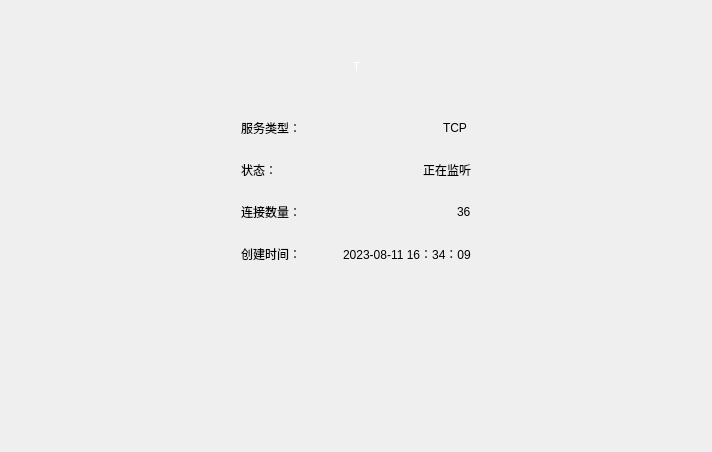
<?xml version="1.0" encoding="UTF-8"?>
<ui version="4.0">
 <class>WidgetServerContent</class>
 <widget class="QWidget" name="WidgetServerContent">
  <property name="geometry">
   <rect>
    <x>0</x>
    <y>0</y>
    <width>712</width>
    <height>452</height>
   </rect>
  </property>
  <property name="windowTitle">
   <string>Form</string>
  </property>
  <layout class="QGridLayout" name="gridLayout_3">
   <property name="verticalSpacing">
    <number>36</number>
   </property>
   <item row="1" column="1">
    <layout class="QHBoxLayout" name="horizontalLayout">
     <item>
      <spacer name="horizontalSpacer_3">
       <property name="orientation">
        <enum>Qt::Horizontal</enum>
       </property>
       <property name="sizeHint" stdset="0">
        <size>
         <width>40</width>
         <height>20</height>
        </size>
       </property>
      </spacer>
     </item>
     <item>
      <widget class="QWidget" name="widgetServerIcon" native="true">
       <property name="sizePolicy">
        <sizepolicy hsizetype="Fixed" vsizetype="Preferred">
         <horstretch>0</horstretch>
         <verstretch>0</verstretch>
        </sizepolicy>
       </property>
       <layout class="QGridLayout" name="gridLayout">
        <item row="0" column="0">
         <widget class="QLabel" name="lbServerIconType">
          <property name="sizePolicy">
           <sizepolicy hsizetype="Preferred" vsizetype="Preferred">
            <horstretch>0</horstretch>
            <verstretch>0</verstretch>
           </sizepolicy>
          </property>
          <property name="styleSheet">
           <string notr="true">font: 700 36pt &quot;Microsoft YaHei UI&quot;;
color: #fefefe;</string>
          </property>
          <property name="text">
           <string>T</string>
          </property>
          <property name="alignment">
           <set>Qt::AlignCenter</set>
          </property>
         </widget>
        </item>
       </layout>
      </widget>
     </item>
     <item>
      <spacer name="horizontalSpacer_4">
       <property name="orientation">
        <enum>Qt::Horizontal</enum>
       </property>
       <property name="sizeHint" stdset="0">
        <size>
         <width>40</width>
         <height>20</height>
        </size>
       </property>
      </spacer>
     </item>
    </layout>
   </item>
   <item row="2" column="0">
    <spacer name="horizontalSpacer">
     <property name="orientation">
      <enum>Qt::Horizontal</enum>
     </property>
     <property name="sizeHint" stdset="0">
      <size>
       <width>224</width>
       <height>20</height>
      </size>
     </property>
    </spacer>
   </item>
   <item row="2" column="2">
    <spacer name="horizontalSpacer_2">
     <property name="orientation">
      <enum>Qt::Horizontal</enum>
     </property>
     <property name="sizeHint" stdset="0">
      <size>
       <width>224</width>
       <height>20</height>
      </size>
     </property>
    </spacer>
   </item>
   <item row="3" column="1">
    <spacer name="verticalSpacer">
     <property name="orientation">
      <enum>Qt::Vertical</enum>
     </property>
     <property name="sizeHint" stdset="0">
      <size>
       <width>20</width>
       <height>56</height>
      </size>
     </property>
    </spacer>
   </item>
   <item row="2" column="1">
    <layout class="QGridLayout" name="gridLayout_2">
     <property name="verticalSpacing">
      <number>24</number>
     </property>
     <item row="3" column="0">
      <layout class="QHBoxLayout" name="horizontalLayout_3">
       <item>
        <widget class="QLabel" name="label_4">
         <property name="text">
          <string>创建时间：</string>
         </property>
        </widget>
       </item>
       <item>
        <widget class="QLabel" name="lbServerCreateTime">
         <property name="sizePolicy">
          <sizepolicy hsizetype="Fixed" vsizetype="Preferred">
           <horstretch>0</horstretch>
           <verstretch>0</verstretch>
          </sizepolicy>
         </property>
         <property name="text">
          <string>2023-08-11 16：34：09</string>
         </property>
        </widget>
       </item>
      </layout>
     </item>
     <item row="0" column="0">
      <layout class="QHBoxLayout" name="horizontalLayout_4">
       <item>
        <widget class="QLabel" name="label_5">
         <property name="text">
          <string>服务类型：</string>
         </property>
        </widget>
       </item>
       <item>
        <widget class="QLabel" name="lbServerType">
         <property name="sizePolicy">
          <sizepolicy hsizetype="Fixed" vsizetype="Preferred">
           <horstretch>0</horstretch>
           <verstretch>0</verstretch>
          </sizepolicy>
         </property>
         <property name="styleSheet">
          <string notr="true"/>
         </property>
         <property name="text">
          <string>TCP </string>
         </property>
        </widget>
       </item>
      </layout>
     </item>
     <item row="2" column="0">
      <layout class="QHBoxLayout" name="horizontalLayout_6">
       <item>
        <widget class="QLabel" name="label_8">
         <property name="text">
          <string>连接数量：</string>
         </property>
        </widget>
       </item>
       <item>
        <widget class="QLabel" name="lbClientNumber">
         <property name="sizePolicy">
          <sizepolicy hsizetype="Fixed" vsizetype="Preferred">
           <horstretch>0</horstretch>
           <verstretch>0</verstretch>
          </sizepolicy>
         </property>
         <property name="text">
          <string>36</string>
         </property>
        </widget>
       </item>
      </layout>
     </item>
     <item row="1" column="0">
      <layout class="QHBoxLayout" name="horizontalLayout_2">
       <property name="rightMargin">
        <number>0</number>
       </property>
       <property name="bottomMargin">
        <number>0</number>
       </property>
       <item>
        <widget class="QLabel" name="label_2">
         <property name="text">
          <string>状态：</string>
         </property>
        </widget>
       </item>
       <item>
        <widget class="QLabel" name="lbServerStatus">
         <property name="sizePolicy">
          <sizepolicy hsizetype="Fixed" vsizetype="Preferred">
           <horstretch>0</horstretch>
           <verstretch>0</verstretch>
          </sizepolicy>
         </property>
         <property name="text">
          <string>正在监听</string>
         </property>
        </widget>
       </item>
      </layout>
     </item>
    </layout>
   </item>
   <item row="0" column="1">
    <spacer name="verticalSpacer_2">
     <property name="orientation">
      <enum>Qt::Vertical</enum>
     </property>
     <property name="sizeType">
      <enum>QSizePolicy::Preferred</enum>
     </property>
     <property name="sizeHint" stdset="0">
      <size>
       <width>20</width>
       <height>40</height>
      </size>
     </property>
    </spacer>
   </item>
  </layout>
 </widget>
 <resources/>
 <connections/>
</ui>
